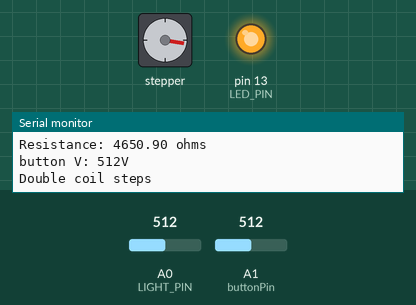
A sketch run on a simulated Arduino Uno, built with avr-gcc and run on an emulated ATmega328P. Shown: stepper motor, output pins drawn as LEDs (lit = HIGH), the last lines printed to the serial monitor. The test bench sets the inputs (shaded band); at power-on: A1 (buttonPin) = 512, A0 (LIGHT_PIN) = 512. Stepper angles assume 200 steps per turn.

Above: at 4.1 s.
4.2 s: A1 (buttonPin) set to 12
8.5 s: A1 (buttonPin) set to 9
At 10.0 s:
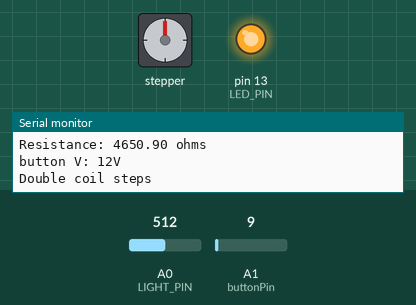
21.1 s: A1 (buttonPin) set to 122
At 23.73 s:
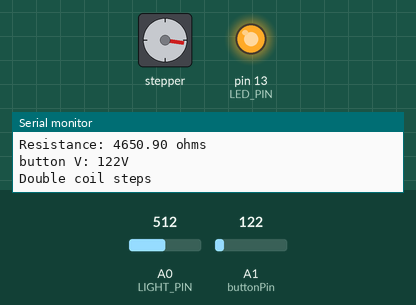
25.5 s: A1 (buttonPin) set to 0
At 28.3 s:
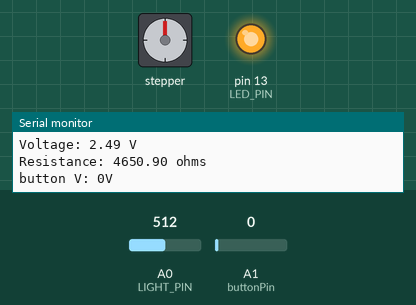
Timing chart, 0 to 29.8 s (numbered marks = the images above; inputs shaded):
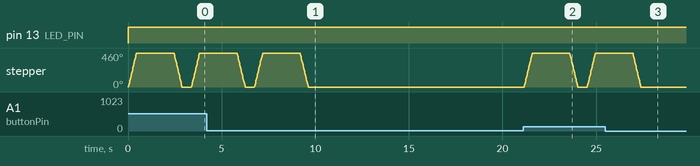

Measured:
- the behaviour switches between 11 and 10 on A1 (buttonPin) (found by bisection; images 0 and 1)
- after the input at 8.5 s, stepper: goes on until 9.6 s, then stays 0°
- after the input at 21.1 s, stepper: turns 460° clockwise in 0.43 s, then 460° counter-clockwise in 0.43 s, then 460° clockwise in 0.43 s
- after the input at 25.5 s, stepper: goes on until 27.4 s, then stays 0°

The sketch:

Steppermotor.ino
```cpp
/*
This is a test sketch for the Adafruit assembled Motor Shield for Arduino v2
It won't work with v1.x motor shields! Only for the v2's with built in PWM
control

For use with the Adafruit Motor Shield v2
---->	http://www.adafruit.com/products/1438
*/


#include <Wire.h>
#include <Adafruit_MotorShield.h>

// Create the motor shield object with the default I2C address
Adafruit_MotorShield AFMS = Adafruit_MotorShield();
// Or, create it with a different I2C address (say for stacking)
// Adafruit_MotorShield AFMS = Adafruit_MotorShield(0x61);

// Connect a stepper motor with 200 steps per revolution (1.8 degree)
// to motor port #2 (M3 and M4)
Adafruit_StepperMotor *myMotor = AFMS.getStepper(200, 2);
const int buttonPin=A1;
const int LIGHT_PIN = A0;  // Pin connected to voltage divider output
const int LED_PIN = 13; // Use built-in LED as dark indicator
// Measure the voltage at 5V and the actual resistance of the 4.7k ohm (can be 1k or 10k too) resistor, and enter them below:
const float VCC = 4.98;  // Measured voltage of Arduino 5V line
const float R_DIV = 4660.0; // Measured resistance of 3.3k resistor

// Set this to the minimum resistance required to turn an LED on:
const float DARK_THRESHOLD = 10000.0;

void setup() {
  Serial.begin(9600);           // set up Serial library at 9600 bps
  Serial.println("Stepper test!");

  AFMS.begin();  // create with the default frequency 1.6KHz
  //AFMS.begin(1000);  // OR with a different frequency, say 1KHz

  myMotor->setSpeed(200);  // 10 rpm
  pinMode(buttonPin, INPUT);
   Serial.begin(9600);
  pinMode(LIGHT_PIN, INPUT);
  pinMode(LED_PIN, OUTPUT);

}

void loop() {


  //delay(2000);
 int buttonState = analogRead(buttonPin);
  Serial.println(String(buttonState));
    // Read the ADC, and calculate voltage and resistance from it
  int lightADC = analogRead(LIGHT_PIN);
  digitalWrite(LED_PIN, HIGH);
  if (lightADC > 0)
  {
    float lightV = lightADC * VCC / 1023.0;
    float lightR = R_DIV * (VCC / lightV - 1.0);
    Serial.println("Voltage: " + String(lightV) + " V");
    Serial.println("Resistance: " + String(lightR) + " ohms");
    Serial.println("button V: " + String(buttonState) + "V");

     if (lightR < 1000)
      {
      }
     if (buttonState > 10)
      {
        myMotor->step(256, FORWARD, DOUBLE);

        Serial.println("Double coil steps");
        delay(2000);
        myMotor->step(256, BACKWARD, DOUBLE);

      }

    Serial.println();
    delay(500);
  }
}
```
